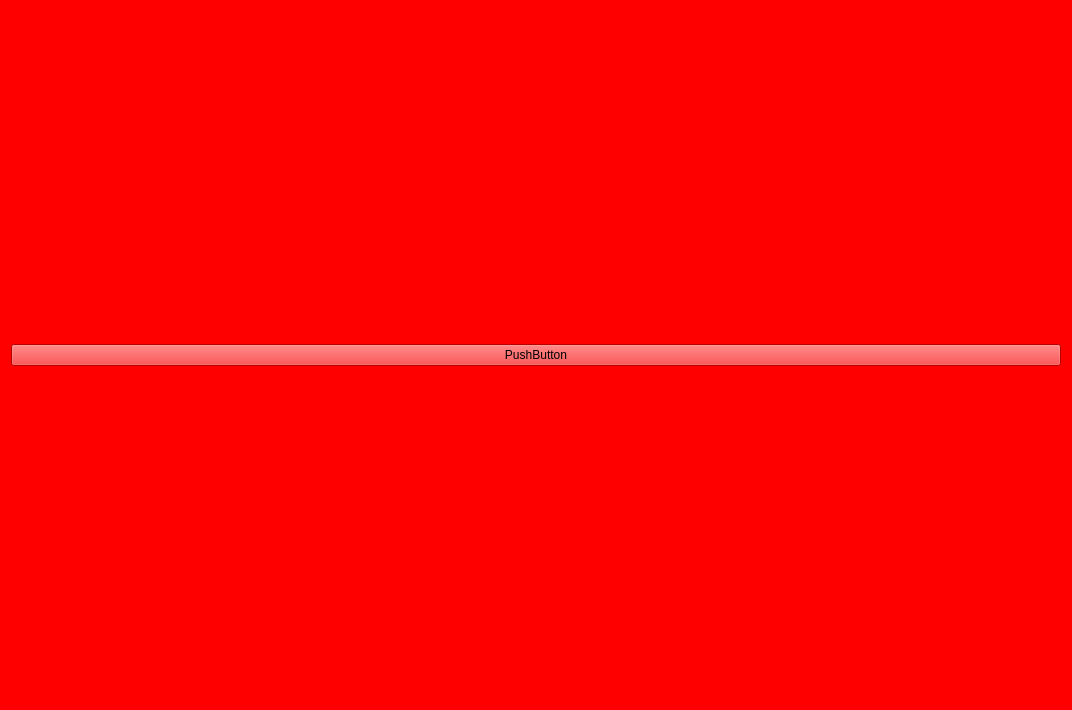
<?xml version="1.0" encoding="UTF-8"?>
<ui version="4.0">
 <class>Algorithms</class>
 <widget class="QWidget" name="Algorithms">
  <property name="geometry">
   <rect>
    <x>0</x>
    <y>0</y>
    <width>1072</width>
    <height>710</height>
   </rect>
  </property>
  <property name="windowTitle">
   <string>Form</string>
  </property>
  <property name="styleSheet">
   <string notr="true">background-color: red;</string>
  </property>
  <layout class="QGridLayout" name="gridLayout_2">
   <item row="0" column="0">
    <layout class="QGridLayout" name="gridLayout">
     <item row="0" column="0">
      <widget class="QPushButton" name="pushButton">
       <property name="text">
        <string>PushButton</string>
       </property>
      </widget>
     </item>
    </layout>
   </item>
  </layout>
 </widget>
 <resources/>
 <connections/>
</ui>
